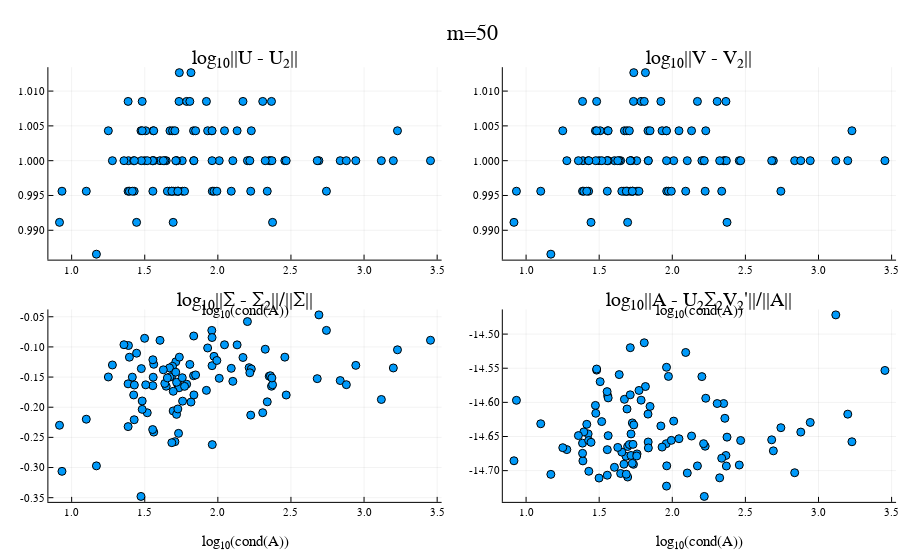

Notebook cell for this chart:
### Code cell
m = 50
n_tests = 100
data = vcat([svd_accuracy_test(m) for i in 1:n_tests]...);
data = log10.(data)
uplot = plot(data[:,5], data[:,1], st=:scatter, xlabel="log₁₀(cond(A))", title="log₁₀||U - U₂||")
vplot = plot(data[:,5], data[:,2], st=:scatter, xlabel="log₁₀(cond(A))", title="log₁₀||V - V₂||")
splot = plot(data[:,5], data[:,3], st=:scatter, xlabel="log₁₀(cond(A))", title="log₁₀||Σ - Σ₂||/||Σ||")
aplot = plot(data[:,5], data[:,4], st=:scatter, xlabel="log₁₀(cond(A))", title="log₁₀||A - U₂Σ₂V₂'||/||A||")
plot(uplot, vplot, splot, aplot, layout=(2,2), plot_title="m=$m")

### Figure 1 — Plotly figure (JSON) as saved in the notebook; plotly's stock layout.template omitted (floating-point values rounded to 4 significant figures)
{"data": [{"colorbar": {"title": ""}, "legendgroup": "", "marker": {"color": "rgba(0, 154, 250, 1.000)", "line": {"color": "rgba(0, 0, 0, 1.000)", "width": 1}, "size": 8, "symbol": "circle"}, "mode": "markers", "name": "", "showlegend": false, "type": "scatter", "x": [1.695, 2.367, 3.2, 0.9339, 1.483, 2.351, 1.959, 1.389, 1.713, 1.683, 1.727, 1.834, 2.837, 1.673, 1.499, 1.962, 1.604, 1.558, 1.69, 2.691, 1.562, 2.36, 1.647, 2.458, 1.669, 1.474, 2.944, 2.092, 1.386, 1.974, 3.118, 1.386, 2.68, 1.835, 1.816, 1.735, 1.706, 2.468, 1.787, 1.279, 2.307, 1.93, 1.555, 1.637, 3.454, 1.554, 3.229, 1.424, 1.731, 2.225, 2.879, 2.214, 2.132, 2.229, 1.808, 1.718, 1.507, 1.836, 1.428, 1.96, 1.395, 2.374, 2.01, 1.759, 1.561, 2.202, 1.993, 1.757, 1.415, 0.9171, 1.695, 1.517, 1.358, 1.961, 1.772, 1.251, 1.718, 1.848, 1.655, 2.172, 2.219, 1.922, 1.685, 2.338, 1.483, 1.169, 2.046, 2.37, 1.555, 2.324, 2.103, 1.1, 2.743, 1.444, 1.477, 1.429, 1.712, 1.737, 1.627, 1.726], "xaxis": "x1", "y": [0.9911, 1.009, 1.0, 0.9956, 1.009, 1.0, 1.004, 1, 0.9956, 0.9956, 0.9956, 1.004, 1, 1.004, 1, 0.9956, 1.0, 1.004, 1.004, 1, 1, 1.0, 1, 1.0, 0.9956, 1.004, 1.0, 0.9956, 1.009, 0.9956, 1, 0.9956, 1, 1, 1.013, 1.009, 1.004, 1, 1.009, 1.0, 1.009, 1.004, 1.0, 1, 1.0, 1.0, 1.004, 1, 0.9956, 0.9956, 1, 1.0, 1.004, 1.004, 1.009, 1.0, 1.004, 1.0, 0.9956, 1.004, 0.9956, 0.9911, 1, 0.9956, 1.004, 1.0, 0.9956, 1, 0.9956, 0.9911, 0.9956, 1.0, 1, 1, 0.9956, 1.004, 1.0, 1.004, 0.9956, 1.009, 1.0, 1.009, 0.9956, 0.9956, 1.004, 0.9866, 1.004, 1.0, 0.9956, 1.0, 1.0, 0.9956, 0.9956, 0.9911, 1, 1.0, 1.0, 1.013, 1, 0.9956], "yaxis": "y1", "zmax": null, "zmin": null}, {"colorbar": {"title": ""}, "legendgroup": "", "marker": {"color": "rgba(0, 154, 250, 1.000)", "line": {"color": "rgba(0, 0, 0, 1.000)", "width": 1}, "size": 8, "symbol": "circle"}, "mode": "markers", "name": "", "showlegend": false, "type": "scatter", "x": [1.695, 2.367, 3.2, 0.9339, 1.483, 2.351, 1.959, 1.389, 1.713, 1.683, 1.727, 1.834, 2.837, 1.673, 1.499, 1.962, 1.604, 1.558, 1.69, 2.691, 1.562, 2.36, 1.647, 2.458, 1.669, 1.474, 2.944, 2.092, 1.386, 1.974, 3.118, 1.386, 2.68, 1.835, 1.816, 1.735, 1.706, 2.468, 1.787, 1.279, 2.307, 1.93, 1.555, 1.637, 3.454, 1.554, 3.229, 1.424, 1.731, 2.225, 2.879, 2.214, 2.132, 2.229, 1.808, 1.718, 1.507, 1.836, 1.428, 1.96, 1.395, 2.374, 2.01, 1.759, 1.561, 2.202, 1.993, 1.757, 1.415, 0.9171, 1.695, 1.517, 1.358, 1.961, 1.772, 1.251, 1.718, 1.848, 1.655, 2.172, 2.219, 1.922, 1.685, 2.338, 1.483, 1.169, 2.046, 2.37, 1.555, 2.324, 2.103, 1.1, 2.743, 1.444, 1.477, 1.429, 1.712, 1.737, 1.627, 1.726], "xaxis": "x2", "y": [0.9911, 1.009, 1.0, 0.9956, 1.009, 1.0, 1.004, 1, 0.9956, 0.9956, 0.9956, 1.004, 1, 1.004, 1, 0.9956, 1.0, 1.004, 1.004, 1, 1, 1.0, 1, 1.0, 0.9956, 1.004, 1, 0.9956, 1.009, 0.9956, 1, 0.9956, 1, 1.0, 1.013, 1.009, 1.004, 1, 1.009, 1.0, 1.009, 1.004, 1.0, 1, 1.0, 1.0, 1.004, 1.0, 0.9956, 0.9956, 1, 1.0, 1.004, 1.004, 1.009, 1, 1.004, 1.0, 0.9956, 1.004, 0.9956, 0.9911, 1, 0.9956, 1.004, 1.0, 0.9956, 1, 0.9956, 0.9911, 0.9956, 1.0, 1, 1, 0.9956, 1.004, 1.0, 1.004, 0.9956, 1.009, 1.0, 1.009, 0.9956, 0.9956, 1.004, 0.9866, 1.004, 1.0, 0.9956, 1.0, 1.0, 0.9956, 0.9956, 0.9911, 1, 1.0, 1.0, 1.013, 1.0, 0.9956], "yaxis": "y2", "zmax": null, "zmin": null}, {"colorbar": {"title": ""}, "legendgroup": "", "marker": {"color": "rgba(0, 154, 250, 1.000)", "line": {"color": "rgba(0, 0, 0, 1.000)", "width": 1}, "size": 8, "symbol": "circle"}, "mode": "markers", "name": "", "showlegend": false, "type": "scatter", "x": [1.695, 2.367, 3.2, 0.9339, 1.483, 2.351, 1.959, 1.389, 1.713, 1.683, 1.727, 1.834, 2.837, 1.673, 1.499, 1.962, 1.604, 1.558, 1.69, 2.691, 1.562, 2.36, 1.647, 2.458, 1.669, 1.474, 2.944, 2.092, 1.386, 1.974, 3.118, 1.386, 2.68, 1.835, 1.816, 1.735, 1.706, 2.468, 1.787, 1.279, 2.307, 1.93, 1.555, 1.637, 3.454, 1.554, 3.229, 1.424, 1.731, 2.225, 2.879, 2.214, 2.132, 2.229, 1.808, 1.718, 1.507, 1.836, 1.428, 1.96, 1.395, 2.374, 2.01, 1.759, 1.561, 2.202, 1.993, 1.757, 1.415, 0.9171, 1.695, 1.517, 1.358, 1.961, 1.772, 1.251, 1.718, 1.848, 1.655, 2.172, 2.219, 1.922, 1.685, 2.338, 1.483, 1.169, 2.046, 2.37, 1.555, 2.324, 2.103, 1.1, 2.743, 1.444, 1.477, 1.429, 1.712, 1.737, 1.627, 1.726], "xaxis": "x3", "y": [-0.2062, -0.1652, -0.1349, -0.3063, -0.1897, -0.1486, -0.0726, -0.09768, -0.1247, -0.1492, -0.1629, -0.1478, -0.1558, -0.1497, -0.08573, -0.262, -0.08911, -0.1503, -0.1321, -0.04688, -0.2413, -0.1478, -0.1652, -0.117, -0.1348, -0.3479, -0.1306, -0.1355, -0.2322, -0.1156, -0.1872, -0.1612, -0.1526, -0.08193, -0.1915, -0.1678, -0.2571, -0.1798, -0.1618, -0.13, -0.2091, -0.1017, -0.1642, -0.1607, -0.08897, -0.237, -0.1048, -0.1796, -0.2434, -0.2131, -0.1626, -0.1344, -0.09659, -0.1366, -0.129, -0.1586, -0.1629, -0.1796, -0.2208, -0.1312, -0.1171, -0.1628, -0.1521, -0.1899, -0.1288, -0.05795, -0.1225, -0.1511, -0.1501, -0.2299, -0.1736, -0.2092, -0.09635, -0.08446, -0.1654, -0.1498, -0.2118, -0.1465, -0.1514, -0.1175, -0.1429, -0.1721, -0.2588, -0.191, -0.2036, -0.2972, -0.09642, -0.1515, -0.1213, -0.1038, -0.1571, -0.2199, -0.07258, -0.1104, -0.136, -0.1632, -0.1419, -0.117, -0.138, -0.2029], "yaxis": "y3", "zmax": null, "zmin": null}, {"colorbar": {"title": ""}, "legendgroup": "", "marker": {"color": "rgba(0, 154, 250, 1.000)", "line": {"color": "rgba(0, 0, 0, 1.000)", "width": 1}, "size": 8, "symbol": "circle"}, "mode": "markers", "name": "", "showlegend": false, "type": "scatter", "x": [1.695, 2.367, 3.2, 0.9339, 1.483, 2.351, 1.959, 1.389, 1.713, 1.683, 1.727, 1.834, 2.837, 1.673, 1.499, 1.962, 1.604, 1.558, 1.69, 2.691, 1.562, 2.36, 1.647, 2.458, 1.669, 1.474, 2.944, 2.092, 1.386, 1.974, 3.118, 1.386, 2.68, 1.835, 1.816, 1.735, 1.706, 2.468, 1.787, 1.279, 2.307, 1.93, 1.555, 1.637, 3.454, 1.554, 3.229, 1.424, 1.731, 2.225, 2.879, 2.214, 2.132, 2.229, 1.808, 1.718, 1.507, 1.836, 1.428, 1.96, 1.395, 2.374, 2.01, 1.759, 1.561, 2.202, 1.993, 1.757, 1.415, 0.9171, 1.695, 1.517, 1.358, 1.961, 1.772, 1.251, 1.718, 1.848, 1.655, 2.172, 2.219, 1.922, 1.685, 2.338, 1.483, 1.169, 2.046, 2.37, 1.555, 2.324, 2.103, 1.1, 2.743, 1.444, 1.477, 1.429, 1.712, 1.737, 1.627, 1.726], "xaxis": "x4", "y": [-14.66, -14.68, -14.62, -14.6, -14.55, -14.6, -14.66, -14.69, -14.52, -14.68, -14.63, -14.62, -14.7, -14.6, -14.71, -14.69, -14.7, -14.59, -14.61, -14.67, -14.59, -14.62, -14.7, -14.69, -14.69, -14.6, -14.63, -14.53, -14.67, -14.56, -14.47, -14.66, -14.65, -14.66, -14.58, -14.69, -14.66, -14.66, -14.6, -14.67, -14.6, -14.67, -14.71, -14.56, -14.55, -14.58, -14.66, -14.65, -14.66, -14.66, -14.64, -14.66, -14.65, -14.59, -14.51, -14.68, -14.57, -14.67, -14.66, -14.55, -14.64, -14.65, -14.63, -14.68, -14.65, -14.56, -14.66, -14.68, -14.63, -14.69, -14.71, -14.63, -14.65, -14.72, -14.58, -14.67, -14.65, -14.61, -14.67, -14.69, -14.74, -14.63, -14.71, -14.68, -14.55, -14.71, -14.65, -14.69, -14.67, -14.71, -14.7, -14.63, -14.64, -14.66, -14.62, -14.7, -14.59, -14.63, -14.67, -14.69], "yaxis": "y4", "zmax": null, "zmin": null}], "layout": {"annotations": [{"font": {"color": "rgba(0, 0, 0, 1.000)", "family": "sans-serif", "size": 20}, "rotation": 0, "showarrow": false, "text": "log₁₀||U - U₂||", "x": 0.2722, "xanchor": "center", "xref": "paper", "y": 0.95, "yanchor": "top", "yref": "paper"}, {"font": {"color": "rgba(0, 0, 0, 1.000)", "family": "sans-serif", "size": 20}, "rotation": 0, "showarrow": false, "text": "log₁₀||V - V₂||", "x": 0.7772, "xanchor": "center", "xref": "paper", "y": 0.95, "yanchor": "top", "yref": "paper"}, {"font": {"color": "rgba(0, 0, 0, 1.000)", "family": "sans-serif", "size": 20}, "rotation": 0, "showarrow": false, "text": "log₁₀||Σ - Σ₂||/||Σ||", "x": 0.2722, "xanchor": "center", "xref": "paper", "y": 0.475, "yanchor": "top", "yref": "paper"}, {"font": {"color": "rgba(0, 0, 0, 1.000)", "family": "sans-serif", "size": 20}, "rotation": 0, "showarrow": false, "text": "log₁₀||A - U₂Σ₂V₂'||/||A||", "x": 0.7772, "xanchor": "center", "xref": "paper", "y": 0.475, "yanchor": "top", "yref": "paper"}, {"font": {"color": "rgba(0, 0, 0, 1.000)", "family": "sans-serif", "size": 22}, "rotation": 0, "showarrow": false, "text": "m=50", "x": 0.5247, "xanchor": "center", "xref": "paper", "y": 1, "yanchor": "top", "yref": "paper"}], "height": 550, "legend_position": {"bgcolor": "rgba(255, 255, 255, 1.000)", "bordercolor": "rgba(0, 0, 0, 1.000)", "borderwidth": 1, "font": {"color": "rgba(0, 0, 0, 1.000)", "family": "sans-serif", "size": 11}, "title": {"font": {"color": "rgba(0, 0, 0, 1.000)", "family": "sans-serif", "size": 15}, "text": ""}, "tracegroupgap": 0, "traceorder": "normal", "x": 1, "xanchor": "auto", "y": 1, "yanchor": "auto"}, "margin": {"b": 20, "l": 0, "r": 0, "t": 20}, "paper_bgcolor": "rgba(255, 255, 255, 1.000)", "plot_bgcolor": "rgba(255, 255, 255, 1.000)", "showlegend": true, "width": 900, "xaxis1": {"anchor": "y1", "domain": [0.05376, 0.4907], "gridcolor": "rgba(0, 0, 0, 0.100)", "gridwidth": 0.5, "linecolor": "rgba(0, 0, 0, 1.000)", "mirror": false, "range": [0.8409, 3.53], "showgrid": true, "showline": true, "showticklabels": true, "tickangle": 0, "tickcolor": "rgb(0, 0, 0)", "tickfont": {"color": "rgba(0, 0, 0, 1.000)", "family": "sans-serif", "size": 11}, "tickmode": "array", "ticks": "inside", "ticktext": ["1.0", "1.5", "2.0", "2.5", "3.0", "3.5"], "tickvals": [1, 1.5, 2, 2.5, 3, 3.5], "title": "log₁₀(cond(A))", "titlefont": {"color": "rgba(0, 0, 0, 1.000)", "family": "sans-serif", "size": 15}, "type": "-", "visible": true, "zeroline": false, "zerolinecolor": "rgba(0, 0, 0, 1.000)"}, "xaxis2": {"anchor": "y2", "domain": [0.5587, 0.9956], "gridcolor": "rgba(0, 0, 0, 0.100)", "gridwidth": 0.5, "linecolor": "rgba(0, 0, 0, 1.000)", "mirror": false, "range": [0.8409, 3.53], "showgrid": true, "showline": true, "showticklabels": true, "tickangle": 0, "tickcolor": "rgb(0, 0, 0)", "tickfont": {"color": "rgba(0, 0, 0, 1.000)", "family": "sans-serif", "size": 11}, "tickmode": "array", "ticks": "inside", "ticktext": ["1.0", "1.5", "2.0", "2.5", "3.0", "3.5"], "tickvals": [1, 1.5, 2, 2.5, 3, 3.5], "title": "log₁₀(cond(A))", "titlefont": {"color": "rgba(0, 0, 0, 1.000)", "family": "sans-serif", "size": 15}, "type": "-", "visible": true, "zeroline": false, "zerolinecolor": "rgba(0, 0, 0, 1.000)"}, "xaxis3": {"anchor": "y3", "domain": [0.05376, 0.4907], "gridcolor": "rgba(0, 0, 0, 0.100)", "gridwidth": 0.5, "linecolor": "rgba(0, 0, 0, 1.000)", "mirror": false, "range": [0.8409, 3.53], "showgrid": true, "showline": true, "showticklabels": true, "tickangle": 0, "tickcolor": "rgb(0, 0, 0)", "tickfont": {"color": "rgba(0, 0, 0, 1.000)", "family": "sans-serif", "size": 11}, "tickmode": "array", "ticks": "inside", "ticktext": ["1.0", "1.5", "2.0", "2.5", "3.0", "3.5"], "tickvals": [1, 1.5, 2, 2.5, 3, 3.5], "title": "log₁₀(cond(A))", "titlefont": {"color": "rgba(0, 0, 0, 1.000)", "family": "sans-serif", "size": 15}, "type": "-", "visible": true, "zeroline": false, "zerolinecolor": "rgba(0, 0, 0, 1.000)"}, "xaxis4": {"anchor": "y4", "domain": [0.5587, 0.9956], "gridcolor": "rgba(0, 0, 0, 0.100)", "gridwidth": 0.5, "linecolor": "rgba(0, 0, 0, 1.000)", "mirror": false, "range": [0.8409, 3.53], "showgrid": true, "showline": true, "showticklabels": true, "tickangle": 0, "tickcolor": "rgb(0, 0, 0)", "tickfont": {"color": "rgba(0, 0, 0, 1.000)", "family": "sans-serif", "size": 11}, "tickmode": "array", "ticks": "inside", "ticktext": ["1.0", "1.5", "2.0", "2.5", "3.0", "3.5"], "tickvals": [1, 1.5, 2, 2.5, 3, 3.5], "title": "log₁₀(cond(A))", "titlefont": {"color": "rgba(0, 0, 0, 1.000)", "family": "sans-serif", "size": 15}, "type": "-", "visible": true, "zeroline": false, "zerolinecolor": "rgba(0, 0, 0, 1.000)"}, "xaxis5": {"anchor": "y5", "domain": [0.05376, 0.9956], "gridcolor": "rgba(0, 0, 0, 0.100)", "gridwidth": 0.5, "linecolor": "rgba(0, 0, 0, 1.000)", "mirror": false, "range": [0, 1], "showgrid": true, "showline": false, "showticklabels": true, "tickangle": 0, "tickcolor": "rgb(0, 0, 0)", "tickfont": {"color": "rgba(0, 0, 0, 1.000)", "family": "sans-serif", "size": 11}, "tickmode": "array", "ticks": "inside", "ticktext": ["0.0", "0.2", "0.4", "0.6", "0.8", "1.0"], "tickvals": [0, 0.2, 0.4, 0.6, 0.8, 1], "title": "", "titlefont": {"color": "rgba(0, 0, 0, 1.000)", "family": "sans-serif", "size": 15}, "type": "-", "visible": false, "zeroline": false, "zerolinecolor": "rgba(0, 0, 0, 1.000)"}, "yaxis1": {"anchor": "x1", "domain": [0.5301, 0.9075], "gridcolor": "rgba(0, 0, 0, 0.100)", "gridwidth": 0.5, "linecolor": "rgba(0, 0, 0, 1.000)", "mirror": false, "range": [0.9858, 1.013], "showgrid": true, "showline": true, "showticklabels": true, "tickangle": 0, "tickcolor": "rgb(0, 0, 0)", "tickfont": {"color": "rgba(0, 0, 0, 1.000)", "family": "sans-serif", "size": 11}, "tickmode": "array", "ticks": "inside", "ticktext": ["0.990", "0.995", "1.000", "1.005", "1.010"], "tickvals": [0.99, 0.995, 1, 1.005, 1.01], "title": "", "titlefont": {"color": "rgba(0, 0, 0, 1.000)", "family": "sans-serif", "size": 15}, "type": "-", "visible": true, "zeroline": false, "zerolinecolor": "rgba(0, 0, 0, 1.000)"}, "yaxis2": {"anchor": "x2", "domain": [0.5301, 0.9075], "gridcolor": "rgba(0, 0, 0, 0.100)", "gridwidth": 0.5, "linecolor": "rgba(0, 0, 0, 1.000)", "mirror": false, "range": [0.9858, 1.013], "showgrid": true, "showline": true, "showticklabels": true, "tickangle": 0, "tickcolor": "rgb(0, 0, 0)", "tickfont": {"color": "rgba(0, 0, 0, 1.000)", "family": "sans-serif", "size": 11}, "tickmode": "array", "ticks": "inside", "ticktext": ["0.990", "0.995", "1.000", "1.005", "1.010"], "tickvals": [0.99, 0.995, 1, 1.005, 1.01], "title": "", "titlefont": {"color": "rgba(0, 0, 0, 1.000)", "family": "sans-serif", "size": 15}, "type": "-", "visible": true, "zeroline": false, "zerolinecolor": "rgba(0, 0, 0, 1.000)"}, "yaxis3": {"anchor": "x3", "domain": [0.05514, 0.4325], "gridcolor": "rgba(0, 0, 0, 0.100)", "gridwidth": 0.5, "linecolor": "rgba(0, 0, 0, 1.000)", "mirror": false, "range": [-0.357, -0.03785], "showgrid": true, "showline": true, "showticklabels": true, "tickangle": 0, "tickcolor": "rgb(0, 0, 0)", "tickfont": {"color": "rgba(0, 0, 0, 1.000)", "family": "sans-serif", "size": 11}, "tickmode": "array", "ticks": "inside", "ticktext": ["-0.35", "-0.30", "-0.25", "-0.20", "-0.15", "-0.10", "-0.05"], "tickvals": [-0.35, -0.3, -0.25, -0.2, -0.15, -0.1, -0.05], "title": "", "titlefont": {"color": "rgba(0, 0, 0, 1.000)", "family": "sans-serif", "size": 15}, "type": "-", "visible": true, "zeroline": false, "zerolinecolor": "rgba(0, 0, 0, 1.000)"}, "yaxis4": {"anchor": "x4", "domain": [0.05514, 0.4325], "gridcolor": "rgba(0, 0, 0, 0.100)", "gridwidth": 0.5, "linecolor": "rgba(0, 0, 0, 1.000)", "mirror": false, "range": [-14.75, -14.46], "showgrid": true, "showline": true, "showticklabels": true, "tickangle": 0, "tickcolor": "rgb(0, 0, 0)", "tickfont": {"color": "rgba(0, 0, 0, 1.000)", "family": "sans-serif", "size": 11}, "tickmode": "array", "ticks": "inside", "ticktext": ["-14.70", "-14.65", "-14.60", "-14.55", "-14.50"], "tickvals": [-14.7, -14.65, -14.6, -14.55, -14.5], "title": "", "titlefont": {"color": "rgba(0, 0, 0, 1.000)", "family": "sans-serif", "size": 15}, "type": "-", "visible": true, "zeroline": false, "zerolinecolor": "rgba(0, 0, 0, 1.000)"}, "yaxis5": {"anchor": "x5", "domain": [0.95, 1.0], "gridcolor": "rgba(0, 0, 0, 0.100)", "gridwidth": 0.5, "linecolor": "rgba(0, 0, 0, 1.000)", "mirror": false, "range": [0, 1], "showgrid": true, "showline": false, "showticklabels": true, "tickangle": 0, "tickcolor": "rgb(0, 0, 0)", "tickfont": {"color": "rgba(0, 0, 0, 1.000)", "family": "sans-serif", "size": 11}, "tickmode": "array", "ticks": "inside", "ticktext": ["0.0", "0.2", "0.4", "0.6", "0.8", "1.0"], "tickvals": [0, 0.2, 0.4, 0.6, 0.8, 1], "title": "", "titlefont": {"color": "rgba(0, 0, 0, 1.000)", "family": "sans-serif", "size": 15}, "type": "-", "visible": false, "zeroline": false, "zerolinecolor": "rgba(0, 0, 0, 1.000)"}}}
